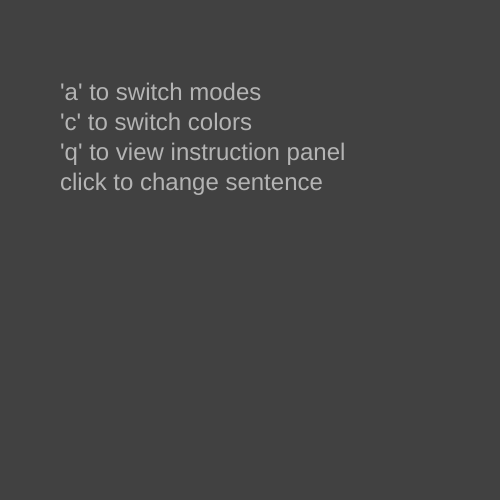
Frame 1 (no input)
Frame 60 (no input): identical to frame 1, image omitted
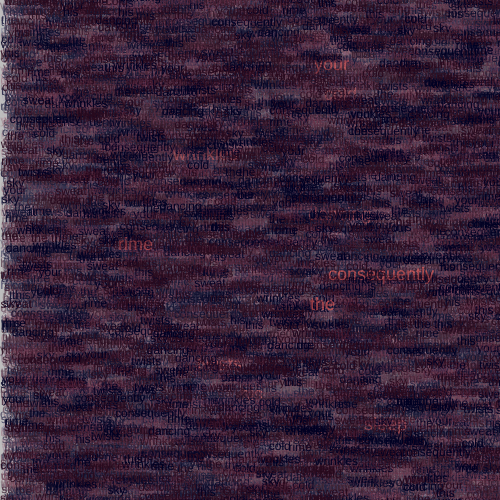
Frame 120 (the mouse pressed at the canvas centre since frame 60)

The p5.js sketch that drew these frames (run headless with seeded random() and noise() and a simulated clock; from frame 60 on, the mouse is pressed at the canvas centre):

// p5.js sketch
// ── sketch.js
var w1;
var w2;
var w3;
var w4;
var w5;
var w6;
var w7;
var w8;
var w9;
var w10;
var w11;
var w12;
var w13;

var opacity = 8;
var wrdF = "";
var xRand;
var currentWords = [""];
var letterBG;

var num1 = 0;
var num2 = 1;
var num3 = 2;

var bgColor = "blue";
var instructionPanelToggle = true;

function changeFill(num)
{
  switch(num)
  {

// blue/purple
    case 0:
      fill(0,0,35);
      break;

    case 1:
      fill(40,10,30);
      break;

    case 2:
      fill(110,50,75,85);
      break;

// green/brown

    case 3:
      fill(35,25,0);
      break;

    case 4:
      fill(30,30,10);
      break;

    case 5:
      fill(110,100,35,85);
      break;

// pink/peach

    case 6:
      fill(255, 175, 189, 35);
      break;

    case 7:
      fill(255, 195, 160, 85);
      break;

    case 8:
      fill(178, 128, 180, 35);
      break;

    default:

  }
}

var art = [
"the", "my", "your", "our", "a", "this", "every", "one", "his", "her", "their", "its"
];
var adj = [
"blue", "liquid", "happy", "good", "listless", "formal", "electric", "first", "wirey", "false", "confidant", "bashful", "yellow", "cold", "warm", "eager", "balding", "last", "hateful", "warm", "blissful", "urgent", "deathless", "silver", "equal", "foreboding", "hollow", "glassy", "placid", "frantic", "sleepy", "dancing", "still", "tired", "endless", "stiff", "cellophane", "sleepy", "intoxicating"
];
var nou = [
"edge", "tongue", "stone", "test", "chair", "fruit", "mother", "father", "brother", "sister", "dust", "light", "sun", "sky", "fable", "dusk", "rot", "rust", "rest", "rime", "favor", "sleep", "blood", "dream", "palm", "forest", "guts", "smile", "root", "bottom", "top", "gallows", "question", "home", "lamp", "light", "pearl", "basket", "water", "flame", "soil", "flower", "sweat", "gall", "tooth", "molar"
];
var ver = [
"runs", "lies", "twists", "faces", "hides", "shouts", "wrinkles", "squeezes", "stands", "lifts", "flees", "holds", "savors", "indicts", "rakes", "smothers", "tries", "pulls", "covers", "prays to", "scratches", "understands", "reaches", "drifts", "washes", "etches", "warns", "sees", "hides", "embraces", "feels", "seethes", "grows", "aches", "watches", "flows", "grips", "touches", "tastes", "eats"
];
var pre = [
"under", "in front of", "above", "behind", "near", "following", "inside", "besides", "unlike", "like", "beneath", "against", "into", "beyond", "without", "with", "towards", "touching"
];
var con = [
"even though", "because", "and", "but", "nevertheless", "so", "consequently", "therefore", "despite", "while"
];
var ppl = [
  "Samson", "Esther", "Saul", "Hagar", "Elijah", "Jezebel", "Ahaz", "Ruth", "Sisera", "Delilah", "Abraham", "Abednago", "Omri", "Gideon", "Goliath"
];

function setup() 
{
  new_sentence();

  createCanvas(500,500);
  frameRate(24);
}

function draw() 
{
  if(instructionPanelToggle)
  {
    background(65,65,65);
    textSize(24);
    fill(180,180,180);

    text("'a' to switch modes\n'c' to switch colors\n'q' to view instruction panel\nclick to change sentence", 60, 100);
  } 
  else
  {
    background(255,255,255, opacity);
    textSize(12);

    var y = 40;
    var meep = int(random(4,8));
    var div = int(random(0,8));
    var bloop = int(random(0,8));
    var wordIndex = int(random(currentWords.length-1));

    if(meep % div == bloop)
    {
      opacity = random(0,8);
    }

        // LETTER TEXTURE
    if(letterBG){
      for(var i = 0; i<1500; i++)
      {         
        changeFill(num1);
        var index = int(random(currentWords.length-1));
        text(random(currentWords[index].substring(3, currentWords[index].length).split("")), random(0,600), random(0,800));
      }
      for(var i = 0; i<1500; i++)
      {
        changeFill(num2);
        var index = int(random(currentWords.length-1));
        text(random(currentWords[index].substring(3, currentWords[index].length).split("")), random(0,600),random(0,800));
      }
      for(var i = 0; i<1500; i++)
      {
        changeFill(num3);
        var index = int(random(currentWords.length-1));
        text(random(currentWords[index].substring(3, currentWords[index].length).split("")), random(0,600),random(0,800));
      }
    }

      // FULL LETTER TEXTURE
    else {
      for(var i = 0; i<500; i++)
      {         
        changeFill(num1);
        var index = int(random(currentWords.length-1));
        text(currentWords[index].substring(3, currentWords[index].length), random(0,600), random(0,800));
      }
      for(var i = 0; i<500; i++)
      {
        changeFill(num2);
        var index = int(random(currentWords.length-1));
        text(currentWords[index].substring(3, currentWords[index].length), random(0,600),random(0,800));
      }
      for(var i = 0; i<500; i++)
      {
        changeFill(num3);
        var index = int(random(currentWords.length-1));
        text(currentWords[index].substring(3, currentWords[index].length), random(0,600),random(0,800));
      }
    }

    textSize(18);
    fill(200,80,80, 120);
    for(var i = 0; i<currentWords.length; i++)
    {
        if(random(10) > 8)
        {
          xRand = parseInt(currentWords[i].substring(0,3));
          text(currentWords[i].substring(3, currentWords[i].length), xRand, y);
        }
        y = y + 30;
    }
  }
}

function pick_word(words) 
{
	var n = int(random(words.length));
	wrdF = words[n];

	return wrdF;
}

function new_sentence() 
{
	w1 = int(random(100, 400)).toString() + pick_word(art);
	w2 = int(random(100, 400)).toString() + pick_word(adj);
	w3 = int(random(100, 400)).toString() + pick_word(nou);
	w4 = int(random(100, 400)).toString() + pick_word(ver);
	w5 = int(random(100, 400)).toString() + pick_word(art);
	w6 = int(random(100, 400)).toString() + pick_word(adj);
	w7 = int(random(100, 400)).toString() + pick_word(nou);
	w8 = int(random(100, 400)).toString() + pick_word(con);
	w9 = int(random(100, 400)).toString() + pick_word(art);
	w10 = int(random(100, 400)).toString() + pick_word(nou);
	w11 = int(random(100, 400)).toString() + pick_word(ver);
	w12 = int(random(100, 400)).toString() + pick_word(art);
	w13 = int(random(100, 400)).toString() + pick_word(nou);

	currentWords.push(w1, w2, w3, w4, w5, w6, w7, w8, w9, w10, w11, w12, w13);

	xRand = random(400)
}

function mousePressed() 
{
	if(instructionPanelToggle)
	{
		instructionPanelToggle = false;
	}
	else
	{
		currentWords = [];
		new_sentence();
	}
}

function keyPressed() 
{
	if (key == 'a') 
	{
	  letterBG = !letterBG;
	}

	if (key == 'c') 
	{
	  if(bgColor == "blue")
	  {
	    num1 = 0;
	    num2 = 1;
	    num3 = 2;

	    bgColor = "green";
	  }

	  else if(bgColor == "green")
	  {
	    num1 = 3;
	    num2 = 4;
	    num3 = 5;

	    bgColor = "orange";
	  }

	  else if(bgColor == "orange")
	  {
	    num1 = 6;
	    num2 = 7;
	    num3 = 8;

	    bgColor = "blue";
	  }
	}

	if(key == 'q')
	{
		instructionPanelToggle = true;
	}
}
